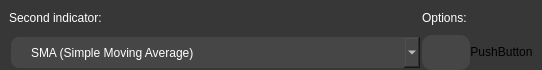
          <widget class="QWidget" name="indicator_widget_2" native="true">
           <property name="sizePolicy">
            <sizepolicy hsizetype="Expanding" vsizetype="Expanding">
             <horstretch>0</horstretch>
             <verstretch>0</verstretch>
            </sizepolicy>
           </property>
           <property name="maximumSize">
            <size>
             <width>16777215</width>
             <height>70</height>
            </size>
           </property>
           <property name="styleSheet">
            <string notr="true">background-color: rgb(55,55,55);
border-radius: 10px;</string>
           </property>
           <layout class="QHBoxLayout" name="horizontalLayout_3">
            <property name="spacing">
             <number>0</number>
            </property>
            <property name="leftMargin">
             <number>9</number>
            </property>
            <property name="topMargin">
             <number>0</number>
            </property>
            <property name="rightMargin">
             <number>9</number>
            </property>
            <property name="bottomMargin">
             <number>0</number>
            </property>
            <item>
             <widget class="QWidget" name="indicator_widget_nested_2" native="true">
              <layout class="QGridLayout" name="gridLayout_2">
               <property name="leftMargin">
                <number>0</number>
               </property>
               <property name="topMargin">
                <number>0</number>
               </property>
               <property name="rightMargin">
                <number>0</number>
               </property>
               <property name="bottomMargin">
                <number>0</number>
               </property>
               <property name="spacing">
                <number>0</number>
               </property>
               <item row="0" column="0">
                <widget class="QLabel" name="indicator_name_label_2">
                 <property name="styleSheet">
                  <string notr="true">QLabel {
	font: 10pt &quot;MS Shell Dlg 2&quot;;
	color: rgb(255,255,255);
}</string>
                 </property>
                 <property name="text">
                  <string>Second indicator:</string>
                 </property>
                 <property name="margin">
                  <number>6</number>
                 </property>
                </widget>
               </item>
               <item row="0" column="1">
                <widget class="QLabel" name="indicator_options_label_2">
                 <property name="styleSheet">
                  <string notr="true">QLabel {
	font: 10pt &quot;MS Shell Dlg 2&quot;;
	color: rgb(255,255,255);
}</string>
                 </property>
                 <property name="text">
                  <string>Options: </string>
                 </property>
                 <property name="margin">
                  <number>6</number>
                 </property>
                </widget>
               </item>
               <item row="1" column="1">
                <widget class="QPushButton" name="indicatorOptions_button_2">
                 <property name="sizePolicy">
                  <sizepolicy hsizetype="Expanding" vsizetype="Expanding">
                   <horstretch>0</horstretch>
                   <verstretch>0</verstretch>
                  </sizepolicy>
                 </property>
                 <property name="minimumSize">
                  <size>
                   <width>0</width>
                   <height>35</height>
                  </size>
                 </property>
                 <property name="maximumSize">
                  <size>
                   <width>16777215</width>
                   <height>35</height>
                  </size>
                 </property>
                 <property name="font">
                  <font>
                   <pointsize>10</pointsize>
                  </font>
                 </property>
                 <property name="styleSheet">
                  <string notr="true">QPushButton {
color: rgb(255, 255, 255);
background-color: rgb(70,70,70);
border: 0px sold;
border-radius: 10px;

}
QPushButton:hover {
	 border: 2px solid rgb(85,85,85);
}</string>
                 </property>
                 <property name="text">
                  <string/>
                 </property>
                </widget>
               </item>
               <item row="1" column="0">
                <widget class="QComboBox" name="firstIndicator_comboBox_2">
                 <property name="sizePolicy">
                  <sizepolicy hsizetype="Expanding" vsizetype="Preferred">
                   <horstretch>0</horstretch>
                   <verstretch>0</verstretch>
                  </sizepolicy>
                 </property>
                 <property name="minimumSize">
                  <size>
                   <width>0</width>
                   <height>35</height>
                  </size>
                 </property>
                 <property name="maximumSize">
                  <size>
                   <width>16777215</width>
                   <height>35</height>
                  </size>
                 </property>
                 <property name="styleSheet">
                  <string notr="true">QComboBox {
        font: 10pt &quot;MS Shell Dlg 2&quot;;
        border: 2px solid rgb(55,55,55);
        border-radius: 10px;
        color: rgb(255, 255, 255);
        padding-left: 20px;
        padding-right: 20px;
        background-color: rgb(70,70,70);
}

QComboBox:hover {
        border: 2px solid rgb(90,90,90);
}

QComboBox QAbstractItemView {
     border: 2pxsolid rgb(45, 45, 45);
    selection-background-color:rgb(45, 45, 45);
    color: #FFF
                  }
</string>
                 </property>
                 <item>
                  <property name="text">
                   <string>SMA (Simple Moving Average)</string>
                  </property>
                 </item>
                 <item>
                  <property name="text">
                   <string>EMA (Exponential Moving Average)</string>
                  </property>
                 </item>
                 <item>
                  <property name="text">
                   <string>WMA (Weighted Moving Average)</string>
                  </property>
                 </item>
                 <item>
                  <property name="text">
                   <string>BOLL - Upper Band (Bollinger Band)</string>
                  </property>
                 </item>
                 <item>
                  <property name="text">
                   <string>BOLL - Lower Band (Bollinger Band)</string>
                  </property>
                 </item>
                 <item>
                  <property name="text">
                   <string>VWAP (Volumen Weighted Average Price)</string>
                  </property>
                 </item>
                 <item>
                  <property name="text">
                   <string>TRIX (Triple Exponential Average)</string>
                  </property>
                 </item>
                 <item>
                  <property name="text">
                   <string>SAR (Stop and Reverse)</string>
                  </property>
                 </item>
                 <item>
                  <property name="text">
                   <string>MACD - MACD Line (Moving Average Eonvergence Divergence)</string>
                  </property>
                 </item>
                 <item>
                  <property name="text">
                   <string>MACD - Singal Line (Moving Average Eonvergence Divergence)</string>
                  </property>
                 </item>
                 <item>
                  <property name="text">
                   <string>RSI (Relative Strength Index)</string>
                  </property>
                 </item>
                 <item>
                  <property name="text">
                   <string>KDJ (Random Index)</string>
                  </property>
                 </item>
                 <item>
                  <property name="text">
                   <string>OBV (On-balance volume)</string>
                  </property>
                 </item>
                 <item>
                  <property name="text">
                   <string>CCI (Commodity Channel Index)</string>
                  </property>
                 </item>
                 <item>
                  <property name="text">
                   <string>StochRSI (Stoch Relative Strength Index)</string>
                  </property>
                 </item>
                 <item>
                  <property name="text">
                   <string>WR (Williams %)</string>
                  </property>
                 </item>
                 <item>
                  <property name="text">
                   <string>DMI (Directional Movement Index)</string>
                  </property>
                 </item>
                 <item>
                  <property name="text">
                   <string>MTM (Momentum)</string>
                  </property>
                 </item>
                 <item>
                  <property name="text">
                   <string>EVM (Ease of Movement)</string>
                  </property>
                 </item>
                 <item>
                  <property name="text">
                   <string>Value (Plain integer or double)</string>
                  </property>
                 </item>
                 <item>
                  <property name="text">
                   <string>Open (Open price of candle)</string>
                  </property>
                 </item>
                 <item>
                  <property name="text">
                   <string>High (High price of candle)</string>
                  </property>
                 </item>
                 <item>
                  <property name="text">
                   <string>Low (Low price of candle)</string>
                  </property>
                 </item>
                 <item>
                  <property name="text">
                   <string>Close (Close price of candle)</string>
                  </property>
                 </item>
                 <item>
                  <property name="text">
                   <string>Volume (Amount traded in amount of time)</string>
                  </property>
                 </item>
                </widget>
               </item>
               <item row="1" column="2">
                <widget class="QPushButton" name="delete_button_2">
                 <property name="text">
                  <string>PushButton</string>
                 </property>
                </widget>
               </item>
              </layout>
             </widget>
            </item>
           </layout>
          </widget>
